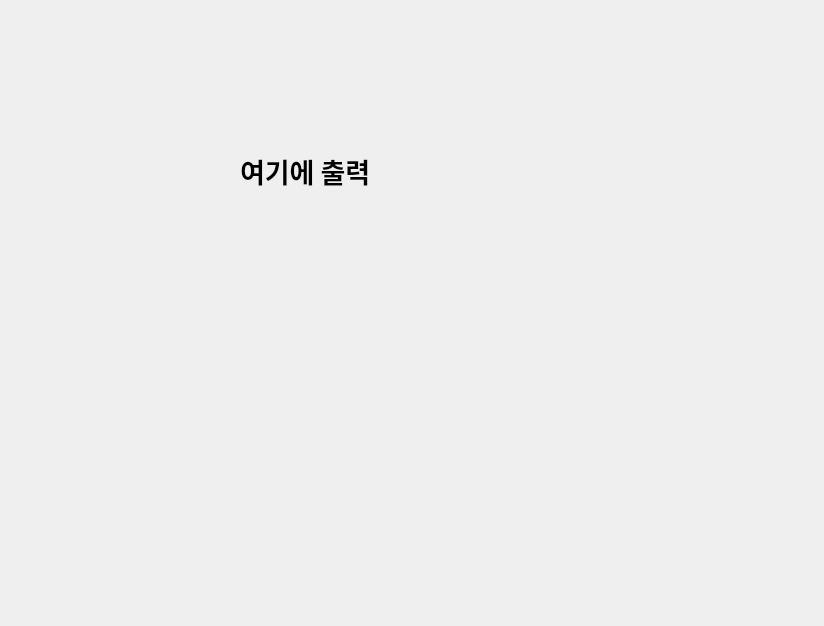
<?xml version="1.0" encoding="UTF-8"?>
<ui version="4.0">
 <class>Dialog</class>
 <widget class="QDialog" name="Dialog">
  <property name="geometry">
   <rect>
    <x>0</x>
    <y>0</y>
    <width>824</width>
    <height>626</height>
   </rect>
  </property>
  <property name="windowTitle">
   <string>Dialog</string>
  </property>
  <widget class="QLabel" name="label">
   <property name="geometry">
    <rect>
     <x>240</x>
     <y>80</y>
     <width>371</width>
     <height>181</height>
    </rect>
   </property>
   <property name="font">
    <font>
     <family>맑은 고딕</family>
     <pointsize>20</pointsize>
     <weight>75</weight>
     <bold>true</bold>
    </font>
   </property>
   <property name="text">
    <string>여기에 출력</string>
   </property>
  </widget>
 </widget>
 <resources/>
 <connections/>
</ui>
